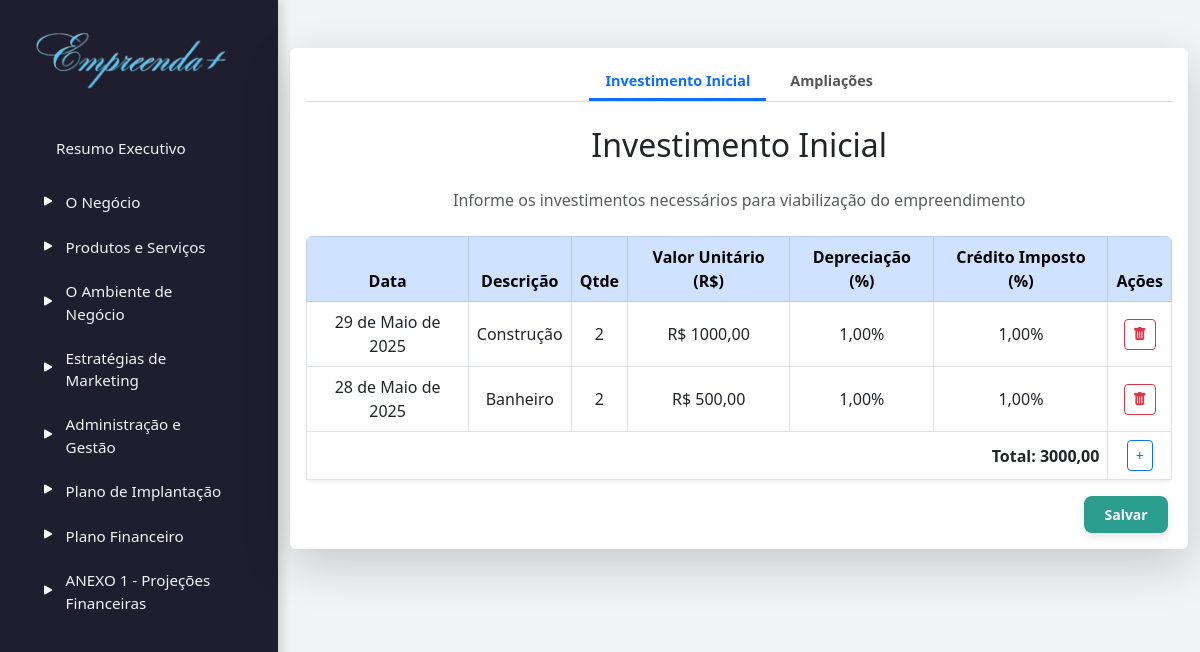
The app's page /investimento/, older data.
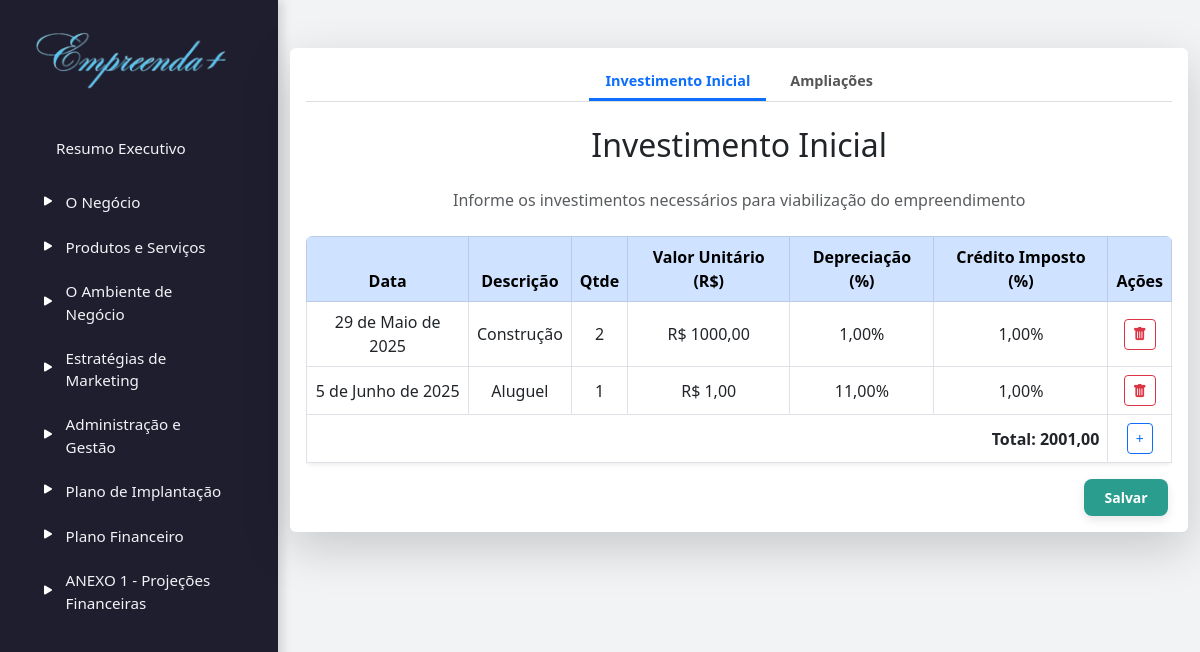
The same page, newer data.
### planodenegocios/models.py (models this page shows, shortened)
class Investimento(models.Model):
    data = models.DateField(null=True, blank=True)
    descricao = models.CharField(max_length=200)
    quantidade = models.PositiveIntegerField()
    valor_unitario = models.DecimalField(max_digits=10, decimal_places=2)
    depreciacao = models.DecimalField(max_digits=5, decimal_places=2)
    credito = models.DecimalField(max_digits=5, decimal_places=2)
    total = models.DecimalField(max_digits=12, decimal_places=2)

### planodenegocios/views.py (the view, shortened to what this page needs)
# urls.py: path('investimento/', views.investimento, name='investimento'),
def investimento(request):
    investimentos = Investimento.objects.all()
    total = sum(item.total for item in investimentos)
    ampliacoes = Ampliacoes.objects.all()
    total_ampliacao = sum(item.total for item in ampliacoes)
    return render(request, 'planodenegocios/investimento.html', {
        'investimentos': investimentos,
        'total': total,
        'ampliacoes': ampliacoes,
        'total_ampliacao': total_ampliacao,
    })

### planodenegocios/templates/planodenegocios/investimento.html (shortened to what this page needs)
{% extends "base.html" %}
{% load static %}
{% block conteudo %}
<div class="container my-5">
  <div class="card shadow-lg border-0">
    <div class="card-body">
      <div class="tabs-modern mb-4 d-flex gap-2 justify-content-center">
        <button id="btn-investimento" class="tab-btn tab-btn-active">Investimento Inicial</button>
        <button id="btn-ampliacoes" class="tab-btn">Ampliações</button>
      </div>
      <div id="conteudo-investimento" class="tab-content active">
        <h2 class="card-title text-center mb-4">Investimento Inicial</h2>
        <p class="text-muted text-center mb-4">Informe os investimentos necessários para viabilização do empreendimento</p>
        <form method="POST" id="form-investimento">
          <div class="table-responsive rounded">
            <table class="table table-hover table-bordered align-middle text-center shadow-sm bg-white rounded" id="tabela-investimentos">
              <thead class="table-primary text-dark">
                <tr>
                  <th>Data</th>
                  <th>Descrição</th>
                  <th>Qtde</th>
                  <th>Valor Unitário (R$)</th>
                  <th>Depreciação (%)</th>
                  <th>Crédito Imposto (%)</th>
                  <th>Ações</th>
                </tr>
              </thead>
              <tbody>
                {% for item in investimentos %}
                <tr>
                  <td>{{ item.data }}</td>
                  <td>{{ item.descricao }}</td>
                  <td>{{ item.quantidade }}</td>
                  <td>R$ {{ item.valor_unitario }}</td>
                  <td>{{ item.depreciacao }}%</td>
                  <td>{{ item.credito }}%</td>
                  <td>
                    <a href="{% url 'excluir_investimento' item.id %}" class="btn btn-outline-danger btn-sm"
                       onclick="return confirm('Tem certeza que deseja excluir este investimento?');">
                      <i class="bi bi-trash-fill"></i>
                    </a>
                  </td>
                </tr>
                {% endfor %}
              </tbody>
              <tfoot>
                <tr>
                  <td colspan="6" class="text-end align-middle">
                    <strong>Total: {{ total }}</strong>
                  </td>
                  <td class="text-center align-middle">
                    <button type="button" class="btn btn-outline-primary btn-sm" onclick="adicionarInvestimento()">+</button>
                  </td>
                </tr>
              </tfoot>
            </table>
          </div>
          <div class="botao-salvar">
            <button type="submit" class="btn-salvar">Salvar</button>
          </div>
        </form>
      </div>
    </div>
  </div>
</div>
{% endblock conteudo %}

Row changes from the older to the newer data that the page shows:
removed Investimento: data "28 de Maio de 2025", descricao "Banheiro", quantidade "2", valor_unitario "500,00", depreciacao "1,00", credito "1,00"
added Investimento: data "5 de Junho de 2025", descricao "Aluguel", quantidade "1", valor_unitario "1,00", depreciacao "11,00", credito "1,00"
Text that changed along with them:
{{ total }}: "3000,00" → "2001,00"
